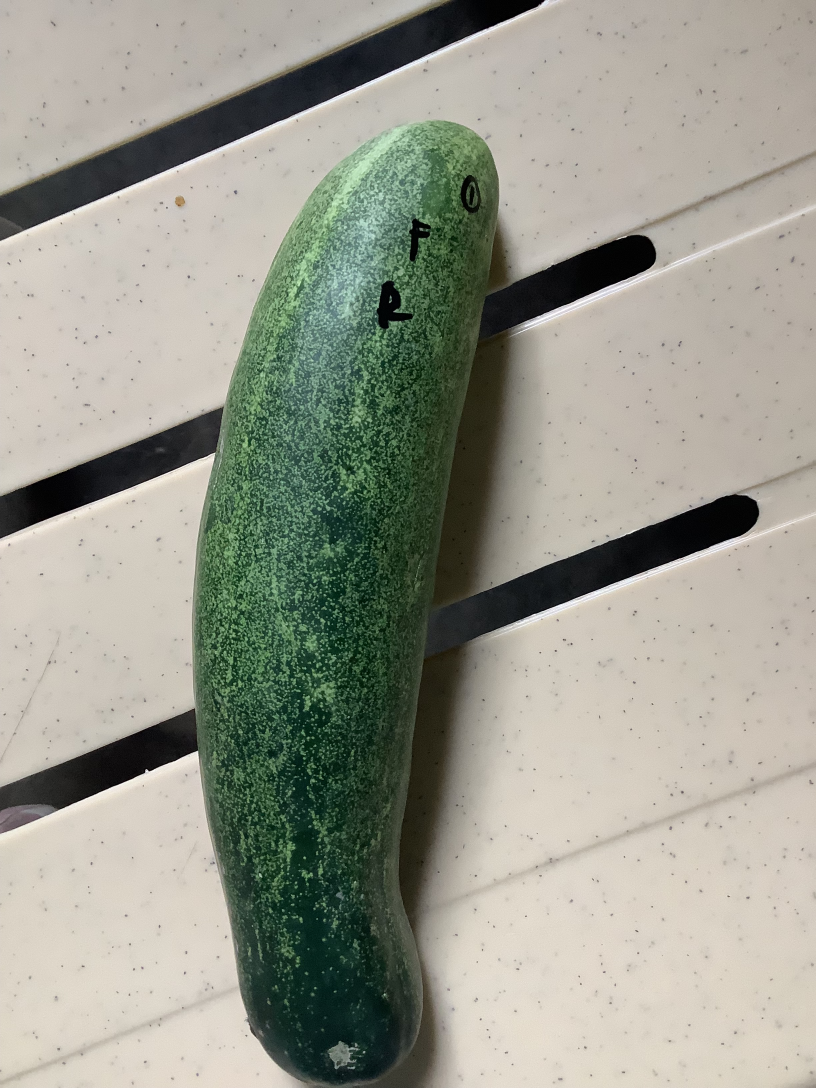
#> input picture FOR TESTING/IMG_6145.jpeg, 2448 x 3264 px, given as the content of the folder ../FOR TESTING/good, which was not available (shown at 1/3 size)
$ python calibrate_thresholds.py '../FOR TESTING'   (older library calls are emulated)
#> lines starting #> are read from the running program, lines starting #| are printed output that depends on the picture; after the words box and inside, x2 and y2 are one past the last pixel; in counts of white or black regions, pixels touching at a corner belong together
#> in load_features, bgr is the input picture: shape (3264, 2448, 3); mean B, G, R 141.7, 154.2, 152.8
### calibration/common.py
"""
common.py - helpers shared by the calibration scripts.

All results are stored in calibration/calibration.json so the backend can load
them once at startup (see README.md for the few lines that apply them).
"""
import json
import statistics
import time
from datetime import datetime
from pathlib import Path

CAL_PATH = Path(__file__).with_name("calibration.json")


# ---------- storage ----------

# [62 lines left out: functions load, update, average_readings, linear_fit, apply_sensor_cal, roi, not called in this run]


def hsi_mean_hue(rgb, sat_min: float = 0.2):
    """Mean Hue (degrees) of pixels with Saturation > sat_min, plus mean Saturation.
    Same formula as backend/feature_extraction.py. Returns (None, 0.0) if all masked."""
#> called with sat_min = 0.2
    import numpy as np
    x = rgb.astype("float64") / 255.0
    r, g, b = x[..., 0], x[..., 1], x[..., 2]
    total = r + g + b
    sat = np.where(total > 0, 1.0 - 3.0 * np.minimum(np.minimum(r, g), b) / np.maximum(total, 1e-6), 0.0)
    num = 0.5 * ((r - g) + (r - b))
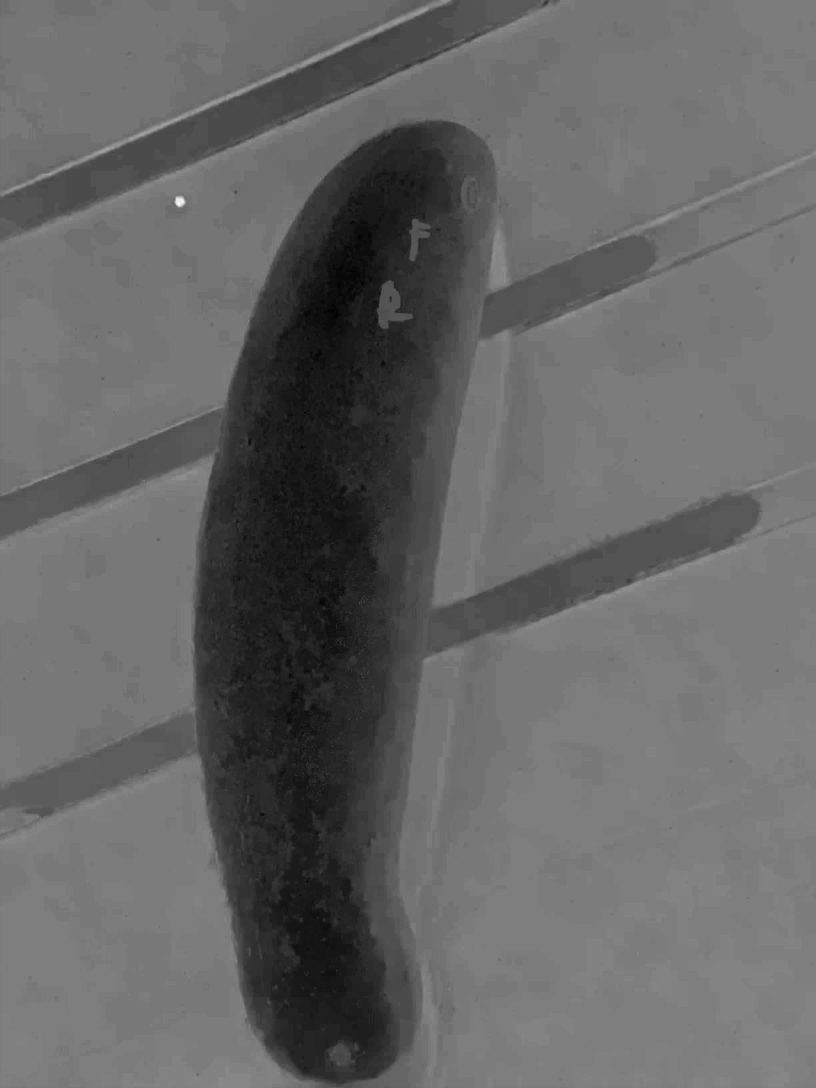
#> num: shape (3264, 2448) float64 (shown at 1/3 size); min -0.137, max 0.253, mean 0.0188; drawn with min black and max white
    den = np.sqrt((r - g) ** 2 + (r - b) * (g - b)) + 1e-6
    theta = np.arccos(np.clip(num / den, -1.0, 1.0))
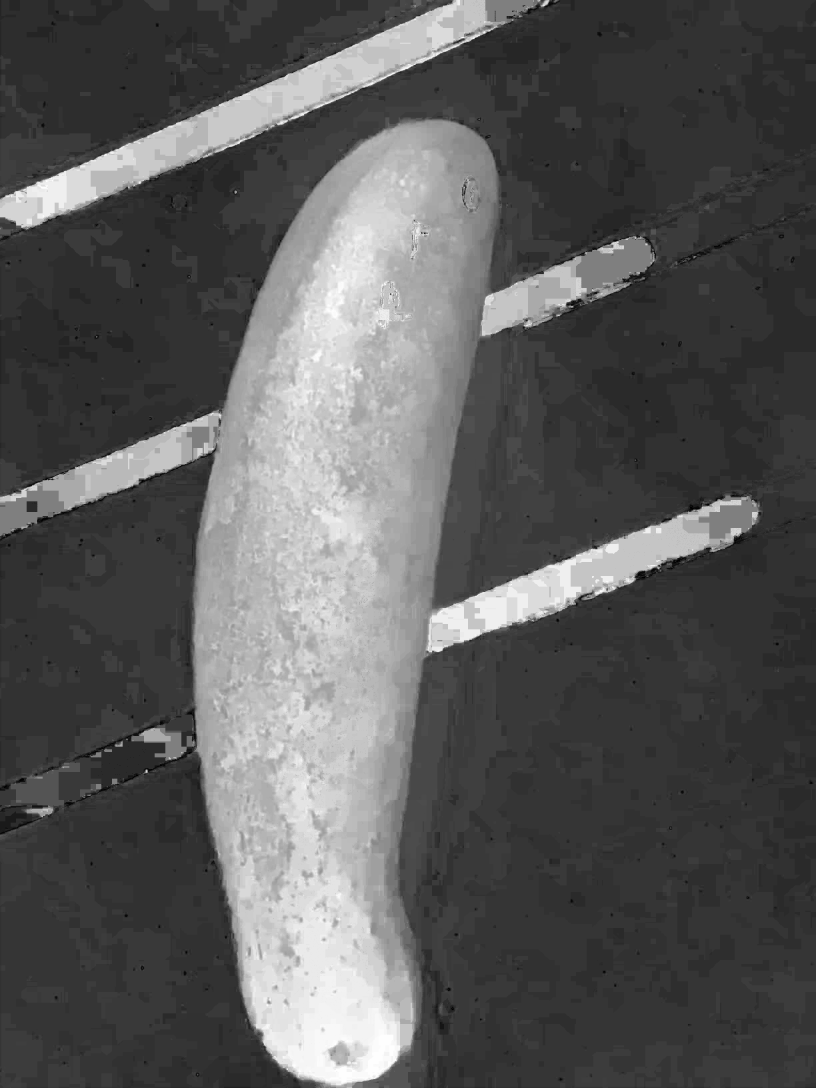
#> theta: shape (3264, 2448) float64 (shown at 1/3 size); min 0.00565, max 3.14, mean 1.11; drawn with min black and max white
    hue = np.degrees(np.where(b <= g, theta, 2 * np.pi - theta))
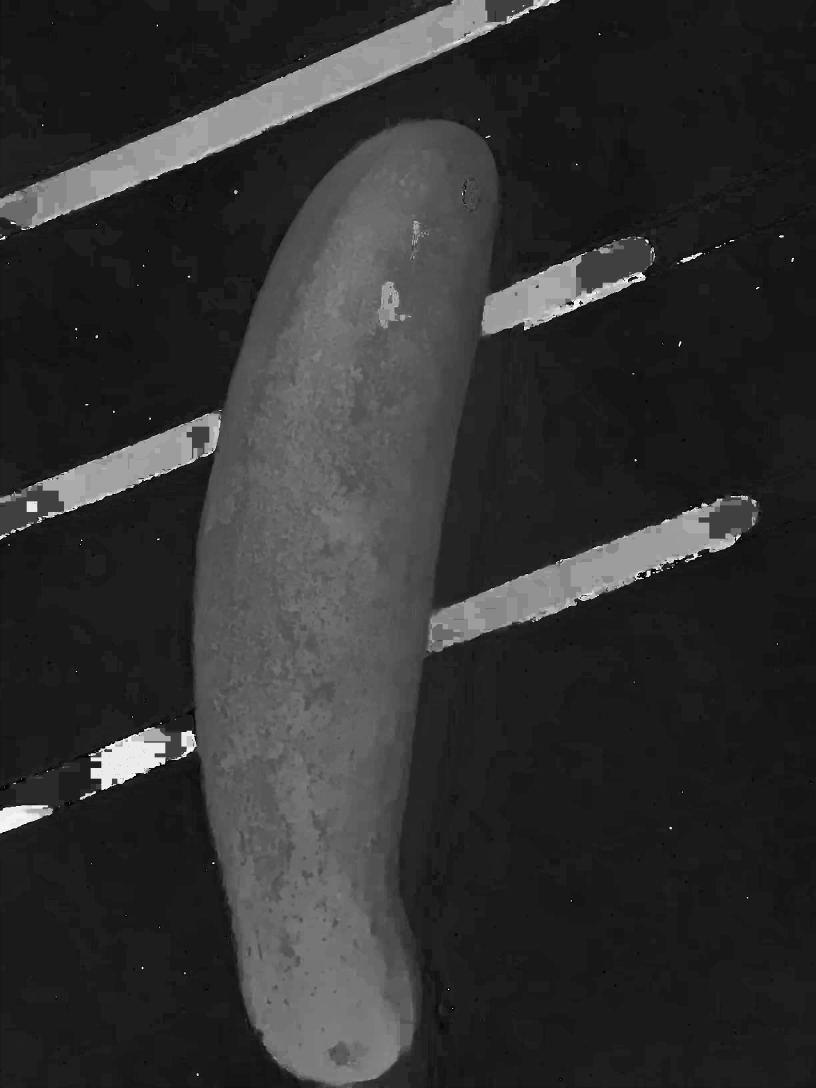
#> hue: shape (3264, 2448) float64 (shown at 1/3 size); min 0.323, max 356.8, mean 69.6; drawn with min black and max white
    mask = sat > sat_min
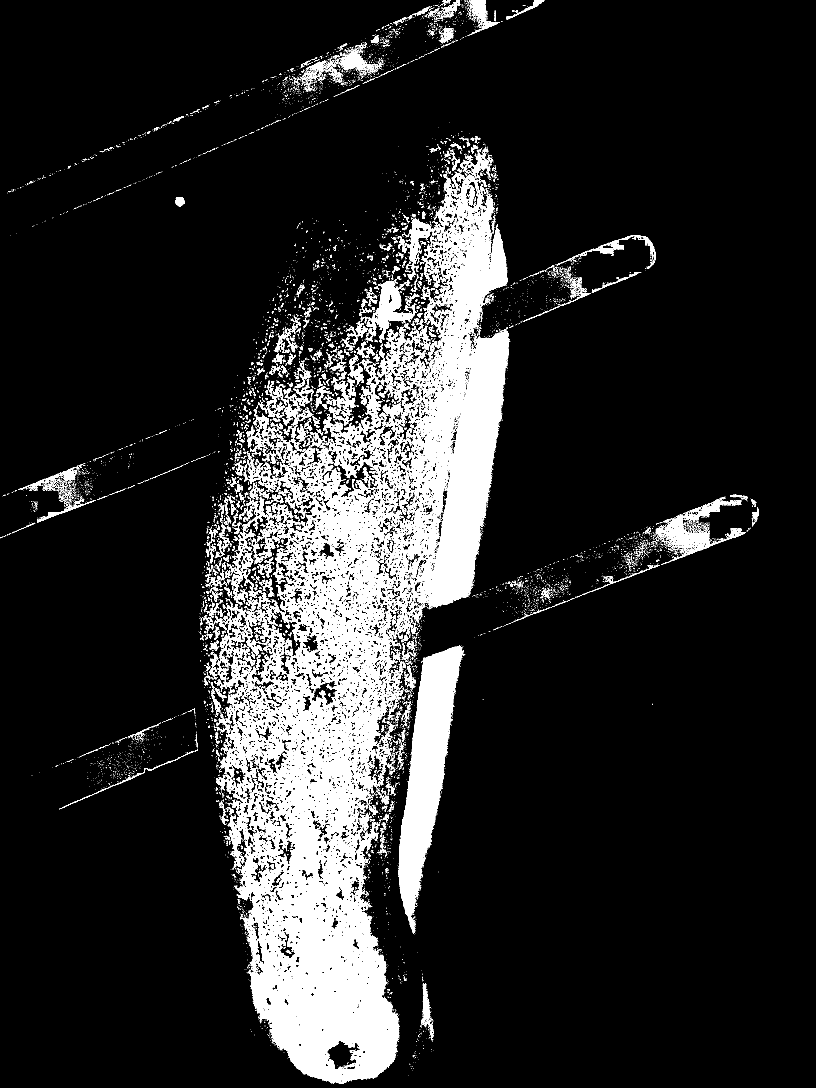
#> mask: shape (3264, 2448) bool (shown at 1/3 size); 13.3% white; 10661 white regions (9770 under 20 px), largest, box (x1, y1, x2, y2) and area: (643, 505, 1530, 3252) 825117, (1196, 1937, 1396, 2801) 71608, (1099, 842, 1249, 1031) 9071
    if not mask.any():
        return None, 0.0
    return float(hue[mask].mean()), float(sat[mask].mean())


def lbp_variance(rgb) -> float:
    """Variance of per-pixel LBP codes (same as backend/feature_extraction.py)."""
    import cv2
    import numpy as np
    from skimage.feature import local_binary_pattern
    gray = cv2.cvtColor(rgb, cv2.COLOR_RGB2GRAY)
    return float(np.var(local_binary_pattern(gray, P=8, R=1, method="uniform")))


# [5 lines left out: function sharpness, not called in this run]

### calibration/calibrate_thresholds.py
"""
calibrate_thresholds.py - re-derive the HSI hue range and the LBP variance cutoff
from YOUR labeled photos, instead of the manuscript's values, and test them on
photos the search never saw.

Run from the repo root (no hardware needed):
    python -m calibration.calibrate_thresholds verification_samples --max-bad-miss 0.05 --save

Expects  <folder>/good/*.jpg  and  <folder>/bad/*.jpg  (label them with the
Department of Agriculture's help if you can). Photos must be taken with the
camera calibration in place, because hue depends on white balance and lighting.

HOW IT WORKS
 * Images are split in two: half is used to search for thresholds, the other
   half is only used to report the result. Reporting on the images used for the
   search would overstate the accuracy.
 * Rule searched: GOOD if  hue_min <= hue <= hue_max  AND  LBP variance < lbp_max
   (the same AND gate as the manuscript).
 * Objective: keep the share of BAD cucumbers missed at or below --max-bad-miss,
   and among those settings keep as many GOOD cucumbers as possible. If no setting
   can meet the cap, it falls back to the best balanced accuracy and warns you.
 * With few images the result is unstable. Treat it as provisional until it holds
   on a new, independent set.
"""
import argparse
import random
from pathlib import Path

import numpy as np

from . import common


def split_indices(labels, seed: int = 1):
    """Stratified 50/50 split into (fit_idx, test_idx)."""
    rng = random.Random(seed)
    fit, test = [], []
    for cls in (True, False):
        idx = [i for i, l in enumerate(labels) if l == cls]
        rng.shuffle(idx)
        half = len(idx) // 2
        fit += idx[:half]
        test += idx[half:]
    return sorted(fit), sorted(test)


def rates(pred_good, is_good):
    """Good kept as good, bad missed (called good), as fractions."""
    n_good, n_bad = is_good.sum(), (~is_good).sum()
    good_kept = (pred_good & is_good).sum() / max(n_good, 1)
    bad_missed = (pred_good & ~is_good).sum() / max(n_bad, 1)
    return float(good_kept), float(bad_missed)


def search_thresholds(hue, lbp, is_good, max_bad_miss=0.05, hue_step=2, n_lbp=60):
    """Grid search for (hue_min, hue_max, lbp_max). Returns a dict."""
    hue, lbp, is_good = np.asarray(hue, float), np.asarray(lbp, float), np.asarray(is_good, bool)
    lbp_grid = np.unique(np.quantile(lbp, np.linspace(0, 1, n_lbp)))
    lbp_grid = np.append(lbp_grid, lbp.max() + 1.0)        # allow "no texture limit"
    best_ok, best_any = None, None
    for hmin in range(0, 181, hue_step):
        for hmax in range(hmin, 361, hue_step):
            hue_ok = (hue >= hmin) & (hue <= hmax)
            pred = hue_ok[:, None] & (lbp[:, None] < lbp_grid[None, :])      # (n, L)
            good_kept = (pred & is_good[:, None]).sum(0) / max(is_good.sum(), 1)
            bad_missed = (pred & ~is_good[:, None]).sum(0) / max((~is_good).sum(), 1)
            bal = (good_kept + (1 - bad_missed)) / 2
            for j in range(len(lbp_grid)):
                cand = (float(good_kept[j]), float(bad_missed[j]), float(bal[j]), hmin, hmax, float(lbp_grid[j]))
                if best_any is None or cand[2] > best_any[2]:
                    best_any = cand
                if bad_missed[j] <= max_bad_miss and (best_ok is None or (cand[0], cand[2]) > (best_ok[0], best_ok[2])):
                    best_ok = cand
    met = best_ok is not None
    g, m, b, hmin, hmax, lmax = best_ok if met else best_any
    return {"hue_min": hmin, "hue_max": hmax, "lbp_max": round(lmax, 3),
            "fit_good_kept": g, "fit_bad_missed": m, "cap_met": met}


def load_features(folder: Path):
    import cv2
    hue, lbp, labels, names = [], [], [], []
    for label, name in ((True, "good"), (False, "bad")):
        for path in sorted((folder / name).glob("*")):
            if path.suffix.lower() not in (".jpg", ".jpeg", ".png"):
                continue
            bgr = cv2.imread(str(path))
            if bgr is None:
                continue
            rgb = cv2.cvtColor(bgr, cv2.COLOR_BGR2RGB)
            h, _ = common.hsi_mean_hue(rgb)
#> h = 126.6
            if h is None:
                print(f"skipped (all pixels masked): {path.name}")
                continue
            hue.append(h)
            lbp.append(common.lbp_variance(rgb))
            labels.append(label)
            names.append(path.name)
    return np.array(hue), np.array(lbp), np.array(labels), names


def main():
    ap = argparse.ArgumentParser(description=__doc__, formatter_class=argparse.RawDescriptionHelpFormatter)
    ap.add_argument("folder")
    ap.add_argument("--max-bad-miss", type=float, default=0.05)
    ap.add_argument("--seed", type=int, default=1)
    ap.add_argument("--save", action="store_true", help="write the thresholds to calibration.json")
    args = ap.parse_args()

    hue, lbp, labels, _ = load_features(Path(args.folder))
#> hue = [126.6, 126.6]; lbp = [8.17, 8.17]; labels = [True, False]
    n_good, n_bad = int(labels.sum()), int((~labels).sum())
#> n_good = 1; n_bad = 1
    print(f"{len(labels)} images: {n_good} good, {n_bad} bad")
#| 2 images: 1 good, 1 bad
    if min(n_good, n_bad) < 20:
        print("WARNING: fewer than 20 images in a class; results will be unstable.")

    for name, arr in (("hue (deg)", hue), ("LBP variance", lbp)):
        for cls, tag in ((True, "good"), (False, "bad ")):
            q = np.percentile(arr[labels == cls], [5, 25, 50, 75, 95])
            print(f"  {name:13s} {tag}: p5 {q[0]:7.2f}  p25 {q[1]:7.2f}  median {q[2]:7.2f}  p75 {q[3]:7.2f}  p95 {q[4]:7.2f}")
#> this loop made 2 passes
#|   hue (deg)     good: p5  126.63  p25  126.63  median  126.63  p75  126.63  p95  126.63
#|   hue (deg)     bad : p5  126.63  p25  126.63  median  126.63  p75  126.63  p95  126.63
#|   LBP variance  good: p5    8.17  p25    8.17  median    8.17  p75    8.17  p95    8.17
#|   LBP variance  bad : p5    8.17  p25    8.17  median    8.17  p75    8.17  p95    8.17

    fit_idx, test_idx = split_indices(labels.tolist(), args.seed)
#> fit_idx = []; test_idx = [0, 1]
    res = search_thresholds(hue[fit_idx], lbp[fit_idx], labels[fit_idx], args.max_bad_miss)
#> in search_thresholds, `hue, lbp, is_good = np.asarray(hue, float), np.asarray(lbp, float), np..`: hue = empty array
    pred = (hue[test_idx] >= res["hue_min"]) & (hue[test_idx] <= res["hue_max"]) & (lbp[test_idx] < res["lbp_max"])
    good_kept, bad_missed = rates(pred, labels[test_idx])

    print(f"\nChosen on the search half: hue {res['hue_min']} to {res['hue_max']} deg, LBP variance < {res['lbp_max']}")
    if not res["cap_met"]:
        print(f"WARNING: no setting kept missed-bad at or below {args.max_bad_miss:.0%}; using best balanced accuracy.")
    print(f"HELD-OUT half ({len(test_idx)} images): good kept {good_kept:.1%}, bad missed {bad_missed:.1%}")
    if args.save:
        if bad_missed > args.max_bad_miss:
            print("Not saved: the held-out bad-miss rate is above your cap. Add more labeled photos and repeat.")
        else:
            common.update("thresholds", {"hue_min": res["hue_min"], "hue_max": res["hue_max"], "lbp_max": res["lbp_max"],
                                         "heldout_good_kept": round(good_kept, 4), "heldout_bad_missed": round(bad_missed, 4),
                                         "n_images": len(labels)})


if __name__ == "__main__":
#> (the run stopped early here; a loop or call above may not have finished)
